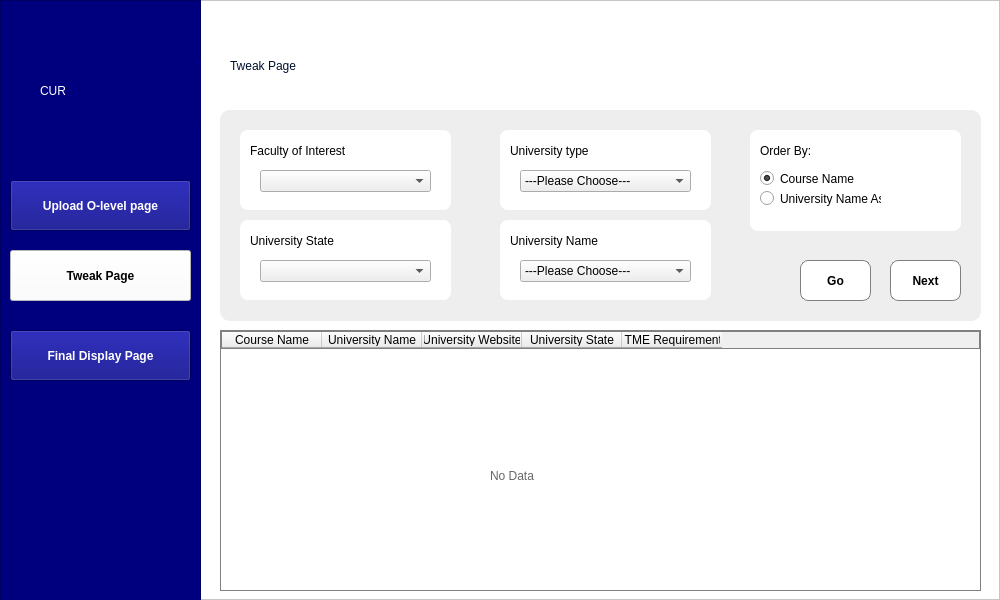
<?xml version="1.0" encoding="UTF-8"?>
<ui version="4.0">
 <class>MainWindow</class>
 <widget class="QMainWindow" name="MainWindow">
  <property name="geometry">
   <rect>
    <x>0</x>
    <y>0</y>
    <width>1000</width>
    <height>600</height>
   </rect>
  </property>
  <property name="minimumSize">
   <size>
    <width>1000</width>
    <height>600</height>
   </size>
  </property>
  <property name="maximumSize">
   <size>
    <width>1000</width>
    <height>600</height>
   </size>
  </property>
  <property name="windowTitle">
   <string>MainWindow</string>
  </property>
  <widget class="QWidget" name="centralwidget">
   <widget class="QFrame" name="frame_2">
    <property name="geometry">
     <rect>
      <x>0</x>
      <y>0</y>
      <width>1000</width>
      <height>600</height>
     </rect>
    </property>
    <property name="minimumSize">
     <size>
      <width>1000</width>
      <height>600</height>
     </size>
    </property>
    <property name="maximumSize">
     <size>
      <width>1000</width>
      <height>600</height>
     </size>
    </property>
    <property name="styleSheet">
     <string notr="true">QFrame#frame_2{background-color: rgb(255, 255, 255);}</string>
    </property>
    <property name="frameShape">
     <enum>QFrame::StyledPanel</enum>
    </property>
    <property name="frameShadow">
     <enum>QFrame::Raised</enum>
    </property>
    <widget class="QFrame" name="frame_3">
     <property name="geometry">
      <rect>
       <x>0</x>
       <y>0</y>
       <width>201</width>
       <height>601</height>
      </rect>
     </property>
     <property name="styleSheet">
      <string notr="true">background-color: rgb(0, 0, 127);</string>
     </property>
     <property name="frameShape">
      <enum>QFrame::StyledPanel</enum>
     </property>
     <property name="frameShadow">
      <enum>QFrame::Raised</enum>
     </property>
     <widget class="QToolButton" name="toinsertt">
      <property name="geometry">
       <rect>
        <x>10</x>
        <y>180</y>
        <width>181</width>
        <height>51</height>
       </rect>
      </property>
      <property name="styleSheet">
       <string notr="true">QToolButton:hover {
	background-color: rgb(255, 255, 255);
	color: rgb(0, 0, 0);
	font: 10pt &quot;Arial&quot;;
	font-weight: bold;
}
QToolButton {
color: rgb(255, 255, 255);
	
	font: 10pt &quot;Arial&quot;;
font-weight: bold;

}</string>
      </property>
      <property name="text">
       <string>Upload O-level page</string>
      </property>
     </widget>
     <widget class="QToolButton" name="toTweakT">
      <property name="geometry">
       <rect>
        <x>10</x>
        <y>250</y>
        <width>181</width>
        <height>51</height>
       </rect>
      </property>
      <property name="styleSheet">
       <string notr="true">QToolButton {
	background-color: rgb(255, 255, 255);
	color: rgb(0, 0, 0);
	font: 10pt &quot;Arial&quot;;
	font-weight: bold;
}
QToolButton:hover {
	background-color: rgb(0, 0, 127);
color: rgb(255, 255, 255);
	
	font: 10pt &quot;Arial&quot;;
font-weight: bold;

}</string>
      </property>
      <property name="text">
       <string>Tweak Page</string>
      </property>
     </widget>
     <widget class="QToolButton" name="tofinalt">
      <property name="geometry">
       <rect>
        <x>10</x>
        <y>330</y>
        <width>181</width>
        <height>51</height>
       </rect>
      </property>
      <property name="styleSheet">
       <string notr="true">QToolButton:hover {
	background-color: rgb(255, 255, 255);
	color: rgb(0, 0, 0);
	font: 10pt &quot;Arial&quot;;
	font-weight: bold;
}
QToolButton {
color: rgb(255, 255, 255);
	
	font: 10pt &quot;Arial&quot;;
font-weight: bold;

}</string>
      </property>
      <property name="text">
       <string>Final Display Page</string>
      </property>
     </widget>
     <widget class="QLabel" name="label">
      <property name="geometry">
       <rect>
        <x>40</x>
        <y>60</y>
        <width>161</width>
        <height>61</height>
       </rect>
      </property>
      <property name="styleSheet">
       <string notr="true">color:rgb(255, 255, 255);

font: 75 35pt &quot;Magneto&quot;;</string>
      </property>
      <property name="text">
       <string>CUR</string>
      </property>
     </widget>
    </widget>
    <widget class="QLabel" name="label_2">
     <property name="geometry">
      <rect>
       <x>230</x>
       <y>20</y>
       <width>351</width>
       <height>91</height>
      </rect>
     </property>
     <property name="styleSheet">
      <string notr="true">color: rgb(0, 16, 49);

font: 36pt &quot;Arial Rounded MT Bold&quot;;
</string>
     </property>
     <property name="text">
      <string>Tweak Page</string>
     </property>
    </widget>
    <widget class="QTableWidget" name="tableWidget">
     <property name="geometry">
      <rect>
       <x>220</x>
       <y>330</y>
       <width>761</width>
       <height>261</height>
      </rect>
     </property>
     <property name="styleSheet">
      <string notr="true">border: 1px solid gray;</string>
     </property>
     <property name="frameShadow">
      <enum>QFrame::Plain</enum>
     </property>
     <property name="lineWidth">
      <number>2</number>
     </property>
     <property name="midLineWidth">
      <number>1</number>
     </property>
     <property name="sizeAdjustPolicy">
      <enum>QAbstractScrollArea::AdjustIgnored</enum>
     </property>
     <property name="editTriggers">
      <set>QAbstractItemView::NoEditTriggers</set>
     </property>
     <property name="alternatingRowColors">
      <bool>true</bool>
     </property>
     <property name="iconSize">
      <size>
       <width>0</width>
       <height>2</height>
      </size>
     </property>
     <property name="verticalScrollMode">
      <enum>QAbstractItemView::ScrollPerItem</enum>
     </property>
     <property name="showGrid">
      <bool>true</bool>
     </property>
     <property name="gridStyle">
      <enum>Qt::SolidLine</enum>
     </property>
     <property name="sortingEnabled">
      <bool>true</bool>
     </property>
     <property name="wordWrap">
      <bool>true</bool>
     </property>
     <attribute name="verticalHeaderDefaultSectionSize">
      <number>50</number>
     </attribute>
     <attribute name="verticalHeaderStretchLastSection">
      <bool>false</bool>
     </attribute>
     <column>
      <property name="text">
       <string>Course Name</string>
      </property>
     </column>
     <column>
      <property name="text">
       <string>University Name</string>
      </property>
     </column>
     <column>
      <property name="text">
       <string>University Website</string>
      </property>
     </column>
     <column>
      <property name="text">
       <string>University State</string>
      </property>
     </column>
     <column>
      <property name="text">
       <string>UTME Requirements</string>
      </property>
     </column>
    </widget>
    <widget class="QFrame" name="frame">
     <property name="geometry">
      <rect>
       <x>220</x>
       <y>110</y>
       <width>761</width>
       <height>211</height>
      </rect>
     </property>
     <property name="styleSheet">
      <string notr="true">QFrame#frame{border-color: rgb(0, 0, 127);
border-radius: 10px;
background-color: rgb(238, 238, 238);
selection-color: rgb(0, 0, 255);}</string>
     </property>
     <property name="frameShape">
      <enum>QFrame::StyledPanel</enum>
     </property>
     <property name="frameShadow">
      <enum>QFrame::Raised</enum>
     </property>
     <widget class="QFrame" name="frame_7">
      <property name="geometry">
       <rect>
        <x>530</x>
        <y>20</y>
        <width>211</width>
        <height>101</height>
       </rect>
      </property>
      <property name="styleSheet">
       <string notr="true">QFrame#frame_7{
border-radius: 8px;
background-color: rgb(255, 255, 255);


}  
</string>
      </property>
      <property name="frameShape">
       <enum>QFrame::StyledPanel</enum>
      </property>
      <property name="frameShadow">
       <enum>QFrame::Raised</enum>
      </property>
      <widget class="QLabel" name="label_8">
       <property name="geometry">
        <rect>
         <x>10</x>
         <y>10</y>
         <width>181</width>
         <height>21</height>
        </rect>
       </property>
       <property name="styleSheet">
        <string notr="true">font: 87 14pt &quot;Arial&quot;;
</string>
       </property>
       <property name="text">
        <string>Order By:</string>
       </property>
      </widget>
      <widget class="QRadioButton" name="uniName">
       <property name="geometry">
        <rect>
         <x>10</x>
         <y>60</y>
         <width>121</width>
         <height>17</height>
        </rect>
       </property>
       <property name="text">
        <string>University Name Asc</string>
       </property>
      </widget>
      <widget class="QRadioButton" name="courseN">
       <property name="geometry">
        <rect>
         <x>10</x>
         <y>40</y>
         <width>121</width>
         <height>17</height>
        </rect>
       </property>
       <property name="text">
        <string>Course Name</string>
       </property>
       <property name="checked">
        <bool>true</bool>
       </property>
      </widget>
     </widget>
     <widget class="QToolButton" name="showTweak">
      <property name="geometry">
       <rect>
        <x>580</x>
        <y>150</y>
        <width>71</width>
        <height>41</height>
       </rect>
      </property>
      <property name="styleSheet">
       <string notr="true">QToolButton {
background-color: rgb(255, 255, 255);
border-radius: 8px;
 border: 1px solid gray;
	color: rgb(0, 0, 0);
	
	font: 10pt &quot;Arial&quot;;
font-weight: bold;

}
QToolButton:hover {	
	background-color: rgb(214, 212, 227);
border-radius: 8px;
 border: 1px solid gray;
	color: rgb(0, 0, 0);
	
	font: 10pt &quot;Arial&quot;;
font-weight: bold;

}</string>
      </property>
      <property name="text">
       <string>Go</string>
      </property>
     </widget>
     <widget class="QFrame" name="frame_4">
      <property name="geometry">
       <rect>
        <x>20</x>
        <y>20</y>
        <width>211</width>
        <height>80</height>
       </rect>
      </property>
      <property name="styleSheet">
       <string notr="true">QFrame#frame_4{
border-radius: 8px;
background-color: rgb(255, 255, 255);


}  
</string>
      </property>
      <property name="frameShape">
       <enum>QFrame::StyledPanel</enum>
      </property>
      <property name="frameShadow">
       <enum>QFrame::Raised</enum>
      </property>
      <widget class="QComboBox" name="tweakFac">
       <property name="geometry">
        <rect>
         <x>20</x>
         <y>40</y>
         <width>171</width>
         <height>22</height>
        </rect>
       </property>
       <property name="styleSheet">
        <string notr="true">QComboBox {
                border: 1px solid gray;;
                border-radius: 0px;
             }
 QComboBox::drop-down {
                width: 32px;
                border-top-right-radius: 3px;
                border-bottom-right-radius: 3px;
             } 
QComboBox::down-arrow {
                image: C:\Users\Oluwayemisi\Downloads
                width: 32;
                height: 32;
             }</string>
       </property>
      </widget>
      <widget class="QLabel" name="label_5">
       <property name="geometry">
        <rect>
         <x>10</x>
         <y>10</y>
         <width>181</width>
         <height>21</height>
        </rect>
       </property>
       <property name="styleSheet">
        <string notr="true">font: 87 14pt &quot;Arial&quot;;
</string>
       </property>
       <property name="text">
        <string>Faculty of Interest</string>
       </property>
      </widget>
     </widget>
     <widget class="QFrame" name="frame_5">
      <property name="geometry">
       <rect>
        <x>280</x>
        <y>20</y>
        <width>211</width>
        <height>80</height>
       </rect>
      </property>
      <property name="styleSheet">
       <string notr="true">QFrame#frame_5{
border-radius: 8px;
background-color: rgb(255, 255, 255);

}  
</string>
      </property>
      <property name="frameShape">
       <enum>QFrame::StyledPanel</enum>
      </property>
      <property name="frameShadow">
       <enum>QFrame::Raised</enum>
      </property>
      <widget class="QComboBox" name="tweakType">
       <property name="geometry">
        <rect>
         <x>20</x>
         <y>40</y>
         <width>171</width>
         <height>22</height>
        </rect>
       </property>
       <property name="styleSheet">
        <string notr="true">QComboBox {
                border: 1px solid gray;
                border-radius: 0px;
             }
 
             QComboBox::drop-down {
                width: 32px;
                border-top-right-radius: 3px;
                border-bottom-right-radius: 3px;
             }
 
             QComboBox::down-arrow {
                image: C:\Users\Oluwayemisi\Downloads
                width: 32;
                height: 32;
             }</string>
       </property>
       <item>
        <property name="text">
         <string>---Please Choose---</string>
        </property>
       </item>
       <item>
        <property name="text">
         <string>All</string>
        </property>
       </item>
       <item>
        <property name="text">
         <string>Federal</string>
        </property>
       </item>
       <item>
        <property name="text">
         <string>State</string>
        </property>
       </item>
       <item>
        <property name="text">
         <string>Private</string>
        </property>
       </item>
      </widget>
      <widget class="QLabel" name="label_6">
       <property name="geometry">
        <rect>
         <x>10</x>
         <y>10</y>
         <width>181</width>
         <height>21</height>
        </rect>
       </property>
       <property name="styleSheet">
        <string notr="true">font: 87 14pt &quot;Arial&quot;;
</string>
       </property>
       <property name="text">
        <string>University type</string>
       </property>
      </widget>
     </widget>
     <widget class="QFrame" name="frame_8">
      <property name="geometry">
       <rect>
        <x>280</x>
        <y>110</y>
        <width>211</width>
        <height>80</height>
       </rect>
      </property>
      <property name="styleSheet">
       <string notr="true">QFrame#frame_8{
border-radius: 8px;
background-color: rgb(255, 255, 255);


}  
</string>
      </property>
      <property name="frameShape">
       <enum>QFrame::StyledPanel</enum>
      </property>
      <property name="frameShadow">
       <enum>QFrame::Raised</enum>
      </property>
      <widget class="QComboBox" name="tweakName">
       <property name="geometry">
        <rect>
         <x>20</x>
         <y>40</y>
         <width>171</width>
         <height>22</height>
        </rect>
       </property>
       <property name="styleSheet">
        <string notr="true">QComboBox {
                border: 1px solid gray;
                border-radius: 0px;
             }
 
             QComboBox::drop-down {
                width: 32px;
                border-top-right-radius: 3px;
                border-bottom-right-radius: 3px;
             }
 
             QComboBox::down-arrow {
                image: C:\Users\Oluwayemisi\Downloads
                width: 32;
                height: 32;
             }</string>
       </property>
       <item>
        <property name="text">
         <string>---Please Choose---</string>
        </property>
       </item>
      </widget>
      <widget class="QLabel" name="label_9">
       <property name="geometry">
        <rect>
         <x>10</x>
         <y>10</y>
         <width>181</width>
         <height>21</height>
        </rect>
       </property>
       <property name="styleSheet">
        <string notr="true">font: 87 14pt &quot;Arial&quot;;
</string>
       </property>
       <property name="text">
        <string>University Name</string>
       </property>
      </widget>
     </widget>
     <widget class="QToolButton" name="nextPage">
      <property name="geometry">
       <rect>
        <x>670</x>
        <y>150</y>
        <width>71</width>
        <height>41</height>
       </rect>
      </property>
      <property name="styleSheet">
       <string notr="true">QToolButton {
background-color: rgb(255, 255, 255);
border-radius: 8px;
 border: 1px solid gray;
	color: rgb(0, 0, 0);
	
	font: 10pt &quot;Arial&quot;;
font-weight: bold;

}
QToolButton:hover {	
	background-color: rgb(214, 212, 227);
border-radius: 8px;
 border: 1px solid gray;
	color: rgb(0, 0, 0);
	
	font: 10pt &quot;Arial&quot;;
font-weight: bold;

}</string>
      </property>
      <property name="text">
       <string>Next</string>
      </property>
     </widget>
     <widget class="QFrame" name="frame_6">
      <property name="geometry">
       <rect>
        <x>20</x>
        <y>110</y>
        <width>211</width>
        <height>80</height>
       </rect>
      </property>
      <property name="styleSheet">
       <string notr="true">QFrame#frame_6{
border-radius: 8px;
background-color: rgb(255, 255, 255);
}  
</string>
      </property>
      <property name="frameShape">
       <enum>QFrame::StyledPanel</enum>
      </property>
      <property name="frameShadow">
       <enum>QFrame::Raised</enum>
      </property>
      <widget class="QComboBox" name="tweakState">
       <property name="geometry">
        <rect>
         <x>20</x>
         <y>40</y>
         <width>171</width>
         <height>22</height>
        </rect>
       </property>
       <property name="styleSheet">
        <string notr="true">QComboBox {
                border: 1px solid gray;
                border-radius: 0px;
             }
 
             QComboBox::drop-down {
                width: 32px;
                border-top-right-radius: 3px;
                border-bottom-right-radius: 3px;
             }
 
             QComboBox::down-arrow {
                image: C:\Users\Oluwayemisi\Downloads
                width: 32;
                height: 32;
             }</string>
       </property>
      </widget>
      <widget class="QLabel" name="label_7">
       <property name="geometry">
        <rect>
         <x>10</x>
         <y>10</y>
         <width>181</width>
         <height>21</height>
        </rect>
       </property>
       <property name="styleSheet">
        <string notr="true">font: 87 14pt &quot;Arial&quot;;
</string>
       </property>
       <property name="text">
        <string>University State</string>
       </property>
      </widget>
     </widget>
    </widget>
    <widget class="QLabel" name="noData">
     <property name="geometry">
      <rect>
       <x>490</x>
       <y>440</y>
       <width>201</width>
       <height>71</height>
      </rect>
     </property>
     <property name="styleSheet">
      <string notr="true">color: rgb(103, 103, 103);

font: 33pt &quot;Arial Rounded MT Bold&quot;;
</string>
     </property>
     <property name="text">
      <string>No Data</string>
     </property>
    </widget>
   </widget>
  </widget>
 </widget>
 <resources/>
 <connections/>
</ui>
